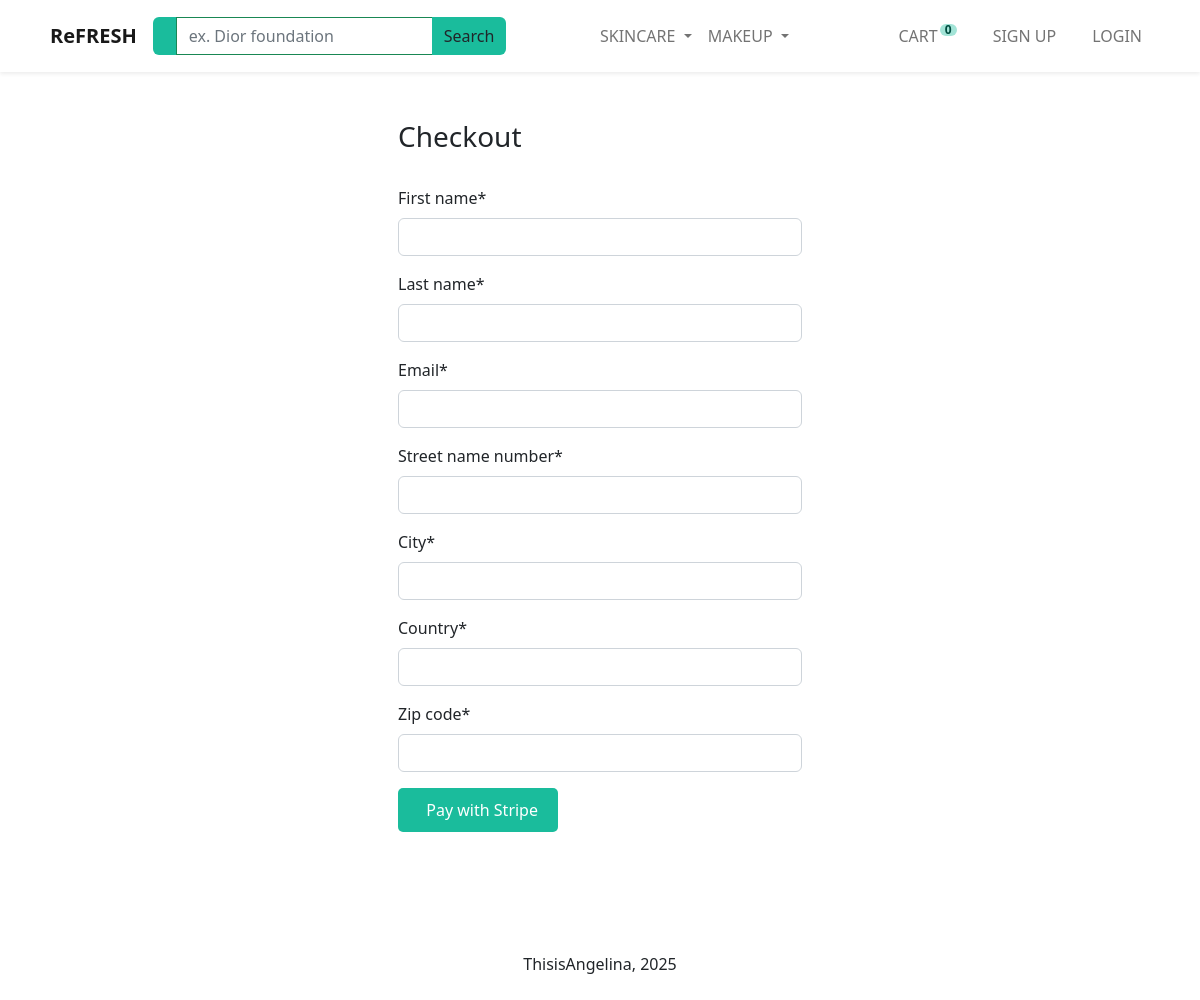
Before: /payment/checkout/ with the older database file.
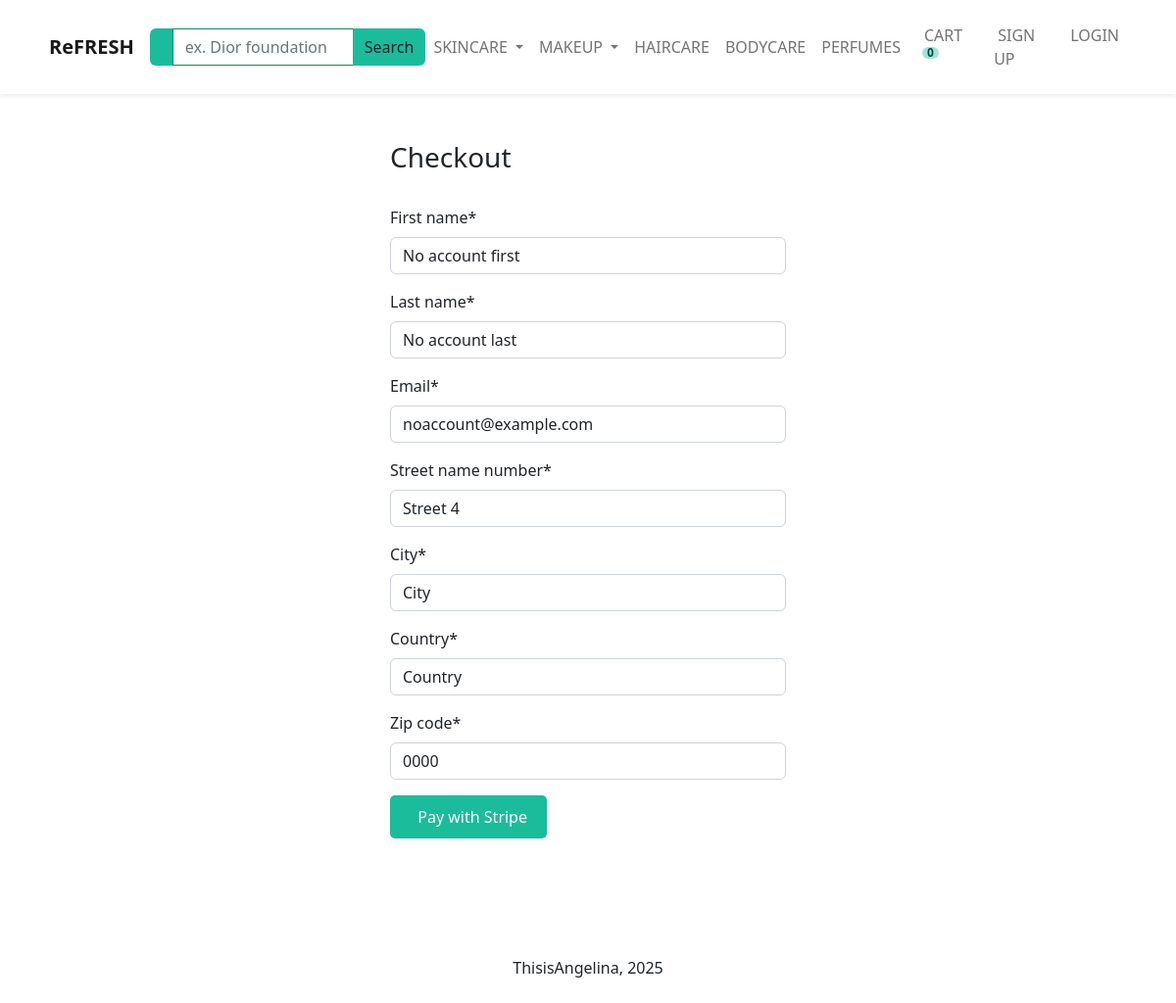
After: the same page with the newer database file.
### store/models.py (models this page shows, shortened)
class Category(models.Model):
    name = models.CharField(max_length=250, db_index=True)
    parent = models.ForeignKey('self', on_delete=models.CASCADE, related_name='children', blank=True, null=True)
    slug = models.SlugField('url', max_length=250, unique=True, null=False, editable=True)
    created_at = models.DateTimeField(auto_now_add=True)
    class Meta:
        unique_together = (['slug', 'parent'])
        verbose_name_plural = 'Categories'
    def get_absolute_url(self):
        return reverse("store:category_list", args = [str(self.slug)])

### payment/models.py (models this page shows, shortened)
class ShippingAddress(models.Model):
    user = models.ForeignKey(User, on_delete=models.CASCADE, blank=True, null=True)
    first_name = models.CharField(max_length=250)
    last_name = models.CharField(max_length=250)
    email = models.EmailField(max_length=250)
    street_name_number = models.CharField(max_length=100)
    city = models.CharField(max_length=100, blank=False, null=False)
    country = models.CharField(max_length=100, blank=False, null=False)
    zip_code = models.CharField(max_length=100, blank=False, null=False)

### payment/views.py (the view)
# urls.py: path('checkout/', v.checkout, name='checkout'),
def checkout(request):
    if request.user.is_authenticated:
        user=request.user
    else:
        user = None # handle cases of users that are not authenticated making a purchase #TODO to check if this works
    try:
        shipping_address = ShippingAddress.objects.get(user=user) # the user already has a shipping address associated with them
    except ShippingAddress.DoesNotExist:
        shipping_address = None # there is not record of the user's address in the db yet
    if request.method == 'POST':
        form = ShippingAddressForm(request.POST, instance=shipping_address) # the ModelForm updates the model instance with the values from request.POST
        if form.is_valid():
            shipping_address = form.save(commit=False) #update the user address in the database based on the information submitted through the form
            shipping_address.user = user
            shipping_address.save()
            cart = Cart(request) # create a Cart instance
            cart_total = cart.get_total_value()
            order = Order.objects.create(user=user, shipping_address=shipping_address, amount=cart_total) # create a new order instance
            session_data = {
                    'mode': 'payment',
                    'success_url': request.build_absolute_uri(reverse('payment:payment_success')),
                    'cancel_url': request.build_absolute_uri(reverse('payment:payment_failure')),
                    'line_items': []
                }
            for article in cart:
                OrderItem.objects.create(user=user, order=order, item=article['item'], price=article['price'], quantity=article['qty'])
            session_data['line_items'].append({
                            'price_data': {
                                'unit_amount': int(article['price'] * Decimal(100)),
                                'currency': 'usd',
                                'product_data': {
                                    'name': article['item']
                                },
                            },
                            'quantity': article['qty'],
                        })
            session_data['client_reference_id'] = order.id
            session = stripe.checkout.Session.create(**session_data)
            return redirect(session.url, code=303) # redirect the user to the success or the cancel url, based on the outcome
    else: # request method is not POST:
        form = ShippingAddressForm(instance=shipping_address)
        return render(request, 'payment/checkout.html', {'form': form})

### payment/forms.py
class ShippingAddressForm(forms.ModelForm):
    class Meta:
        model = ShippingAddress
        fields = ['first_name', 'last_name', 'email', 'street_name_number', 'city', 'country', 'zip_code']
        exclude = ('user', ) # N.B. must be a tuple

### cart/cart.py (called while the page is built)
    def __len__(self):
        return sum(item['qty'] for item in self.cart.values())

### cart/context_processor.py (called while the page is built)
def get_cart(request):
    return {'cart': Cart(request)}

### store/context_processor.py (called while the page is built)
def categories(request):
    categories = Category.objects.all()
    return {'categories' : categories}

### payment/templates/payment/checkout.html (shortened to what this page needs)
{%  extends "store/base.html" %}
{% load static %}
{% load crispy_forms_tags %}
{% block content %}
<div class="container bg-white shadow-md p-5 form-layout">
    <h3> Checkout </h3>
    <br>
    <form method="post">
        {{ form|crispy }}
        <button id="complete-order-stripe" type="submit" class="btn btn-primary navbar-btn text-white" name="stripe-payment" value="stripe-payment"> &nbsp; Pay with Stripe </button>
    </form>
    <br>
</div>
<br>
{% endblock content %}

### store/templates/store/_partials/_navbar.html (shortened to what this page needs)
<nav class="navbar navbar-expand-lg bg-white sticky-top navbar-light p-3 shadow-sm ">
    <div class="container">
        <a class="navbar-brand" href="{% url 'store:items' %}">
            <strong>ReFRESH</strong></a>
        <div class="collapse navbar-collapse" id="navbarNavDropdown">
            <form action="{% url 'store:search' %}" method="get">
            <div class="ms-auto d-none d-lg-block">
                <div class="input-group">
                    <span class="border-success input-group-text text-white search-button"></span>
                    <input type="text" name="q" placeholder="ex. Dior foundation" class="form-control border-success" style="color: #7a7a7a" />
                    <button class="btn btn-success text-dark search-button">Search</button>
                </div>
            </div>
        </form>
        <ul class="navbar-nav ms-auto">
            {% for category in categories %}
                {% if category.children.exists %}
                    <li class="nav-item dropdown">
                        <a class="nav-link dropdown-toggle" href="{{ category.get_absolute_url }}" id="navbarDropdownMenuLink"
                           data-bs-toggle="dropdown" aria-haspopup="true" aria-expanded="false">
                           {{ category.name|upper }}
                        </a>
                    </li>
                {% elif category.parent is None%}
                    <li class="nav-item">
                        <a class="nav-link" href="{{ category.get_absolute_url }}">{{ category.name|upper }}</a>
                    </li>
                {% endif %}
            {% endfor %}
        </ul>
            <ul class="navbar-nav ms-auto">
                <li class="nav-item">
                    <a class="nav-link mx-2 text-uppercase" href="{% url 'cart:cart_view' %}">  Cart
                        <span id="lblCartCount" class="badge badge-warning ">
                            {% with cart_qty=cart|length%}
                            {% if cart_qty > 0 %}
                            {{cart_qty}}
                            {% else %}
                            0
                            {% endif %}
                            {% endwith %}
                        </span>
                    </a>
                </li>
                {% if request.user.is_authenticated %}
                <li class="nav-item">
                    <a class="nav-link mx-2 text-uppercase" href="{% url 'account:view_dashboard' %}"><i
                            class="fa-solid fa-circle-user me-1"></i>My account</a>
                </li>
                <li class="nav-item">
                    <a class="nav-link mx-2 text-uppercase" href="{% url 'account:logout' %}"><i
                            class="fa-solid fa-circle-user me-1"></i> Logout</a>
                </li>
                {% else %}
                <li class="nav-item">
                    <a class="nav-link mx-2 text-uppercase" href="{% url 'account:register' %}"> Sign up </a>
                </li>
                <li class="nav-item">
                    <a class="nav-link mx-2 text-uppercase" href="{% url 'account:login' %}"> Login</a>
                </li>
                {% endif %}
            </ul>
        </div>
    </div>
</nav>

Changed rows visible on the page:
added Category: name "HAIRCARE"
added Category: name "BODYCARE"
added Category: name "PERFUMES"
added ShippingAddress: first_name "No account first", last_name "No account last", email "noaccount@example.com", street_name_number "Street 4", city "City", country "Country", zip_code "0000"
